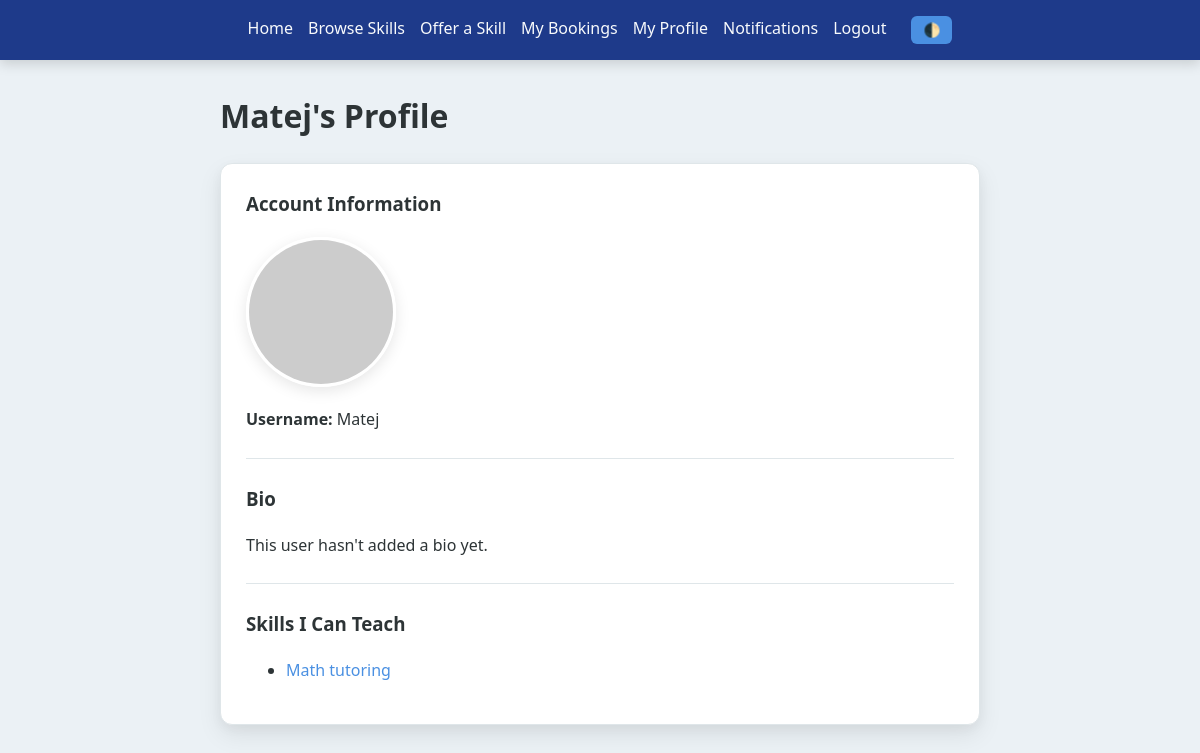
Screenshot of /profile/Matej/ (signed in) with the database file from the repository.
### skills/models.py (models this page shows, shortened)
class Profile(models.Model):
    user = models.OneToOneField(User, on_delete=models.CASCADE, related_name="profile")
    bio = models.TextField(blank=True)
    profile_picture = models.ImageField(
        upload_to="profile_pics/", blank=True, null=True
    )
    skills_offered = models.ManyToManyField(
        Skill, related_name="offered_by", blank=True
    )
    skills_wanted = models.ManyToManyField(Skill, related_name="wanted_by", blank=True)

class Listing(models.Model):
    teacher = models.ForeignKey(User, on_delete=models.CASCADE, related_name="listings")
    title = models.CharField(max_length=200)
    description = models.TextField()
    price = models.DecimalField(max_digits=10, decimal_places=2)
    created_at = models.DateTimeField(auto_now_add=True)

### skills/views.py (the view)
# urls.py: path('profile/<str:username>/', views.user_profile, name='user_profile'),
@login_required
def user_profile(request, username):
    profile = get_object_or_404(Profile, user__username=username)
    user_listings = profile.user.listings.all().exclude(bookings__status='completed').order_by('-created_at')
    return render(request, 'skills/profile.html', {
        'profile': profile,
        'user_listings': user_listings
    })

### skills/templates/skills/profile.html (shortened to what this page needs)
{% extends "skills/base.html" %}
{% block content %}
    <h1>{% if user == profile.user %}My Profile{% else %}{{ profile.user.username }}'s Profile{% endif %}</h1>
    <div class="card">
        <h3>Account Information</h3>
        {% if profile.profile_picture %}
            <img src="{{ profile.profile_picture.url }}" alt="{{ profile.user.username }}" class="profile-pic" id="profile-preview">
        {% else %}
            <img src="https://ui-avatars.com/api/?name={{ profile.user.username }}&background=4a90e2&color=fff&size=150" alt="{{ profile.user.username }}" class="profile-pic" id="profile-preview">
        {% endif %}
        <p><strong>Username:</strong> {{ profile.user.username }}</p>
        <hr>
        <h3>Bio {% if user == profile.user %}& Picture{% endif %}</h3>
        {% if user == profile.user %}
        <form method="POST" enctype="multipart/form-data">
            {% csrf_token %}
            <div>
                <label>Change Profile Picture:</label>
                <input type="file" name="profile_picture" id="profile-upload" accept="image/*">
            </div>
            <div>
                <label>Bio:</label>
                <textarea name="bio" placeholder="Tell us about yourself...">{{ profile.bio }}</textarea>
            </div>
            <button type="submit">Update Profile</button>
        </form>
        {% else %}
        <p>{{ profile.bio|default:"This user hasn't added a bio yet." }}</p>
        {% endif %}
        <hr>
        <h3>Skills I Can Teach</h3>
        <ul class="listing-list">
            {% for listing in user_listings %}
                <li style="margin-bottom: 10px;">
                    <a href="{% url 'listing_detail' listing.pk %}">{{ listing.title }}</a>
                </li>
            {% endfor %}
        </ul>
    </div>
{% endblock %}

### skills/static/skills/style/style.css (style rules this page uses)
:root { --primary-color: #4a90e2; --primary-hover: #357abd; --secondary-color: #6c757d; --bg-color: #ebf1f5; --text-color: #2d3436; --white: #ffffff; --border-color: #dfe6e9; --success-bg: #d4edda; --success-text: #155724; --error-bg: #f8d7da; --error-text: #721c24; --card-shadow: 0 10px 25px rgba(0, 0, 0, 0.08), 0 4px 12px rgba(0, 0, 0, 0.04); }
* { box-sizing: border-box; }
body { font-family: 'Segoe UI', system-ui, -apple-system, sans-serif; line-height: 1.6; max-width: 800px; margin: 0 auto; padding: 0 20px 40px; background-color: var(--bg-color); color: var(--text-color); }
.card { background: var(--white); border: 1px solid var(--border-color); padding: 25px; margin-bottom: 25px; border-radius: 12px; box-shadow: var(--card-shadow); transition: transform 0.2s ease; }
h1, h2, h3 { color: var(--text-color); margin-top: 0; }
a { color: var(--primary-color); text-decoration: none; transition: color 0.2s; }
hr { border: 0; border-top: 1px solid var(--border-color); margin: 25px 0; }
.profile-pic { width: 150px; height: 150px; object-fit: cover; border-radius: 50%; margin-bottom: 20px; border: 3px solid var(--white); box-shadow: 0 4px 15px rgba(0, 0, 0, 0.1); display: block; }

### rows the page displays
Profile: user.username "Matej", bio "This user hasn't added a bio yet."
Listing: title "Math tutoring"
